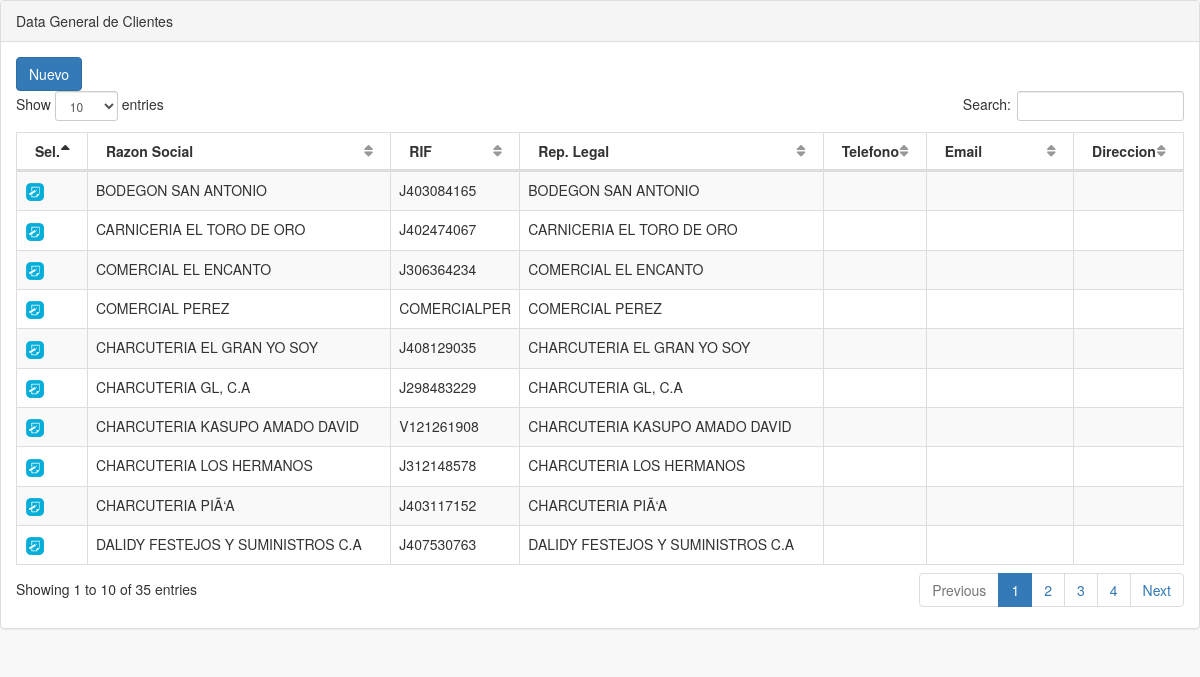
/pages/buscar_clientes_ventas.php, run on the app's committed database.
### tables this page shows
CREATE TABLE `tbl_clientes` (
  `idcliente` int(11) NOT NULL,
  `rif` varchar(12) NOT NULL,
  `razon_social` varchar(50) NOT NULL,
  `representante_legal` varchar(50) DEFAULT NULL,
  `direccion` varchar(500) DEFAULT NULL,
  `fono` varchar(20) DEFAULT NULL,
  `email` varchar(100) DEFAULT NULL,
  `estatus_cliente` varchar(10) NOT NULL DEFAULT 'ACTIVO'
);

### pages/buscar_clientes_ventas.php (the view, shortened to what this page needs)
 <?php
    $link=crearConexion();
    $listado="SELECT * FROM tbl_clientes WHERE estatus_cliente='ACTIVO' order by razon_social";
    $result = $link->query($listado);
?>
<!DOCTYPE html>
<html lang="es">
<head>
    <link href="../vendor/bootstrap/css/bootstrap.min.css" rel="stylesheet">
    <link href="../vendor/metisMenu/metisMenu.min.css" rel="stylesheet">
    <link href="../vendor/datatables-plugins/dataTables.bootstrap.css" rel="stylesheet">
    <link href="../vendor/datatables-responsive/dataTables.responsive.css" rel="stylesheet">
    <link href="../dist/css/sb-admin-2.css" rel="stylesheet">
    <link href="../vendor/font-awesome/css/font-awesome.min.css" rel="stylesheet" type="text/css">
</head>
<body>
    <div id="wrapper">
            <div class="row">
                <div class="col-lg-12">
                    <div class="panel panel-default">
                        <div class="panel-heading">
                            Data General de Clientes
                        </div>
                        <div class="panel-body">
                            <INPUT id="cmdGuardar" type="button" value="Nuevo"  class="btn btn-primary" onclick="NuevoRegistro();"/>
                            <table width="100%" class="table table-striped table-bordered table-hover" id="dataTables-example">
                                <thead>
                                    <tr>
                                        <th>Sel.</th>
                                        <th>Razon Social</th>
                                        <th>RIF</th>
                                        <th>Rep. Legal</th>
                                        <th>Telefono</th>
                                        <th>Email</th>
                                        <th>Direccion</th>
                                    </tr>
                                </thead>
                                <tbody>
                      <?php
                         while ($reg = $result->fetch_assoc()) {
                      ?>
                        <tr class="gradeA">
                            <td><A onclick="enviar('<?php echo $reg['rif'];?>', '<?php echo $reg['razon_social'];?>', <?php echo $reg['idcliente'];?>)" href="#" title="Seleccionar"><IMG SRC="images/note.png" WIDTH="20px" HEIGHT="20px"></A></td>
                            <td><?php echo $reg['razon_social'];?></td>
                            <td><?php echo $reg['rif'];?></td>
                            <td><?php echo $reg['representante_legal'];?></td>
                            <td><?php echo $reg['fono'];?></td>
                            <td><?php echo $reg['email'];?></td>
                            <td><?php echo $reg['direccion'];?></td>
                        </tr>
                      <?php
                        }
                      ?>
                                </tbody>
                            </table>
                        </div>
                    </div>
                </div>
            </div>
    </div>
</body>
</html>

### data on the page
tbl_clientes: razon_social "BODEGON SAN ANTONIO", rif "J403084165", representante_legal "BODEGON SAN ANTONIO"
tbl_clientes: razon_social "CARNICERIA EL TORO DE ORO", rif "J402474067", representante_legal "CARNICERIA EL TORO DE ORO"
tbl_clientes: razon_social "COMERCIAL EL ENCANTO", rif "J306364234", representante_legal "COMERCIAL EL ENCANTO"
tbl_clientes: razon_social "COMERCIAL PEREZ", rif "COMERCIALPER", representante_legal "COMERCIAL PEREZ"
tbl_clientes: razon_social "CHARCUTERIA EL GRAN YO SOY", rif "J408129035", representante_legal "CHARCUTERIA EL GRAN YO SOY"
tbl_clientes: razon_social "CHARCUTERIA GL, C.A", rif "J298483229", representante_legal "CHARCUTERIA GL, C.A"
tbl_clientes: razon_social "CHARCUTERIA KASUPO AMADO DAVID", rif "V121261908", representante_legal "CHARCUTERIA KASUPO AMADO DAVID"
tbl_clientes: razon_social "CHARCUTERIA LOS HERMANOS", rif "J312148578", representante_legal "CHARCUTERIA LOS HERMANOS"
tbl_clientes: razon_social "CHARCUTERIA PIÃ‘A", rif "J403117152", representante_legal "CHARCUTERIA PIÃ‘A"
tbl_clientes: razon_social "DALIDY FESTEJOS Y SUMINISTROS C.A", rif "J407530763", representante_legal "DALIDY FESTEJOS Y SUMINISTROS C.A"
